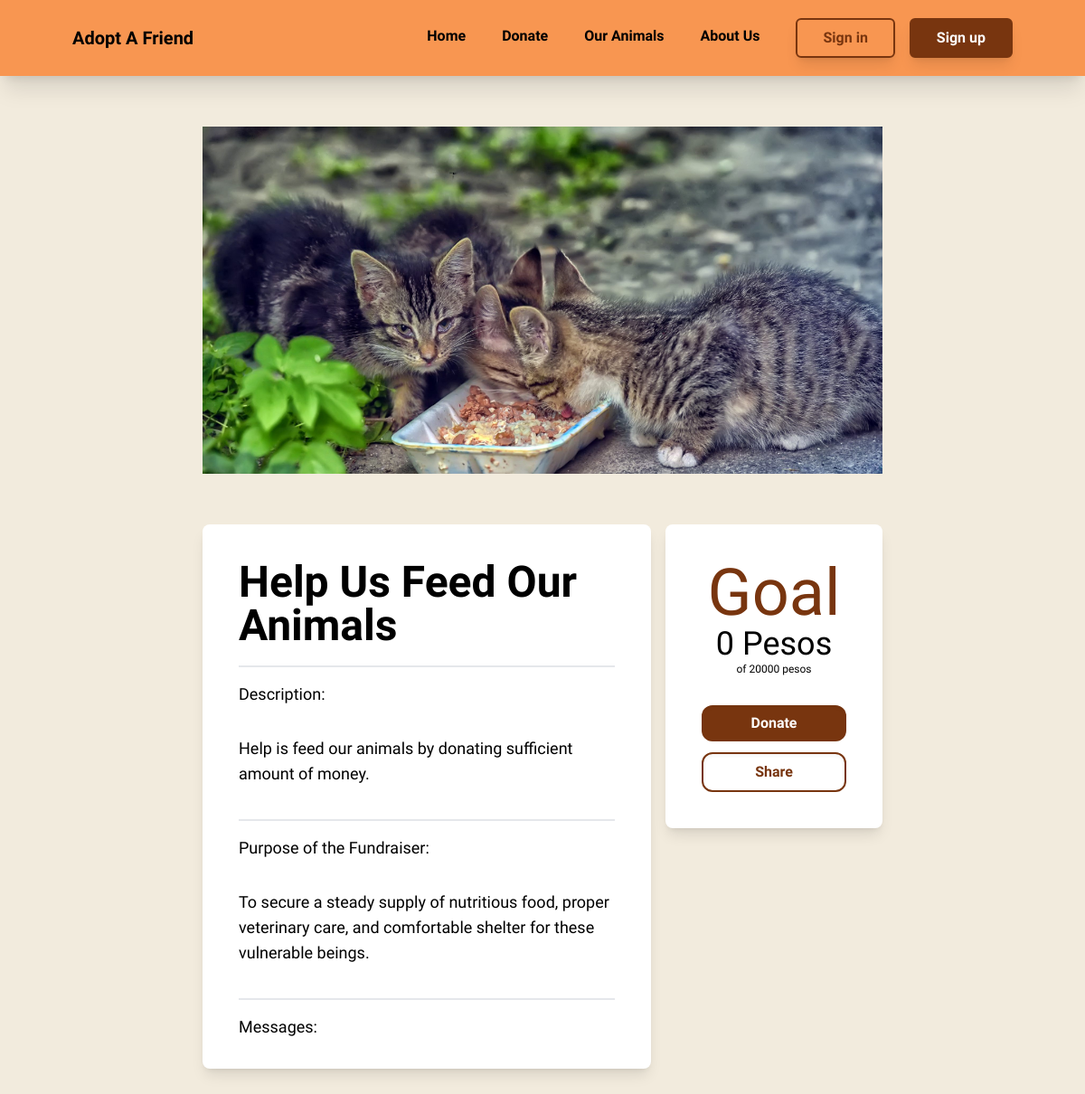
Screenshot of /campaign/CAMPAIGN0001/ with the database file from the repository.
### donation/models.py (models this page shows)
class FundraisingCampaign(models.Model):
    campaignId = models.CharField(max_length=20, default=generate_campaign_key, primary_key=True, unique=True)
    campaignName = models.CharField(max_length=50, null=False, blank=False, unique=True)
    campaignDescription = models.TextField(max_length=800, blank=True, null=True)
    campaignGoal = models.DecimalField(max_digits=8, null=False, decimal_places=2)
    campaignPurpose = models.TextField(max_length=200, null=False, blank=False, default="")
    campaignImage = models.ImageField(upload_to='static/image/campaign_img')

### donation/views.py (the view)
# urls.py: path('campaign/<str:campaign_id>/', views.campaign_details, name='campaign_details'),
def campaign_details(request, campaign_id):
    campaign = get_object_or_404(FundraisingCampaign, campaignId=campaign_id)
    recent_donors = Donation.objects.filter(campaign=campaign).order_by('-donationId')[:5]
    total_donated = Donation.objects.filter(campaign=campaign).aggregate(Sum('donationAmount'))['donationAmount__sum']
    return render(request, 'donation/donation_profile.html', {
        'campaign': campaign,
        'recent_donors': recent_donors,
        'total_donated': total_donated,
    })

### donation/templates/donation/donation_profile.html (shortened to what this page needs)
{% extends 'main/base.html' %}
{% load social_share %}
{% block content %}
<div class="mx-56 my-14">
    <div class="h-96 w-full" style="background-image: url('{{ campaign.campaignImage.url }}'); background-size: cover;">
    </div>
</div>
<div class="mx-56 mt-12 mb-14" style="font-family: 'Imprima';">
    <div class="grid grid-cols-6 gap-x-4 gap-y-6">
        <div class="bg-white rounded-lg col-span-4 shadow-lg px-10 pt-10 pb-4 self-start">
            <div class="flex justify-between items-center">
                <h1 class="text-5xl font-bold">{{ campaign.campaignName }}</h1>
            </div>
            <p class="mt-5 border-b-2 border-gray-200"></p></p>
            <h1 class="text-lg py-4">Description:</h1>
            <h1 class="text-lg py-4">{{ campaign.campaignDescription }}</h1>
            <p class="mt-5 border-b-2 border-gray-200"></p></p>
            <h1 class="text-lg py-4">Purpose of the Fundraiser:</h1>
            <h1 class="text-lg py-4">{{ campaign.campaignPurpose }}</h1>
            <p class="mt-5 border-b-2 border-gray-200"></p></p>
            <h1 class="text-lg py-4"> Messages: </h1>
        </div>
        <div class="bg-white rounded-lg col-span-2 shadow-lg px-10 py-10 self-start">
            <div class="flex-col justify-center">
                <h1 class="text-center text-7xl text-amber-900" style="font-family: 'Nerko One';"> Goal</h1>
                <h1 class="text-center text-4xl ">{% if total_donated > 0 %}{{ total_donated }}{% else %}0{% endif %} Pesos</h1>
                <p class="text-center text-xs">of {{ campaign.campaignGoal|default:0|floatformat:0 }} pesos</p>
                <div class="mt-8 mb-3">
                    <a href="{% url 'donate' campaign_id=campaign.campaignId %}">
                        <button type="button" class="w-full shadow-inner transition ease-in-out delay-150 font-semibold text-white px-5 py-2 rounded-xl hover:-translate-y-1 hover:scale-100 duration-300 bg-amber-900">
                            Donate
                        </button>
                    </a>
                </div>
                <div class="">
                    <button type="" class="w-full shadow-inner transition ease-in-out delay-150 font-semibold text-amber-900 px-5 py-2 rounded-xl hover:-translate-y-1 hover:scale-100 duration-300 border-2 border-amber-900">
                        Share
                    </button>
                </div>
            </div>
        </div>
    </div>
</div>
{% endblock %}

### rows the page displays
FundraisingCampaign: campaignImage (picture), campaignName "Help Us Feed Our Animals", campaignDescription "Help is feed our animals by donating sufficient amount of money.", campaignPurpose "To secure a steady supply of nutritious food, proper veterinary care, and comfortable shelter for these vulnerable beings.", campaignGoal "20000"
